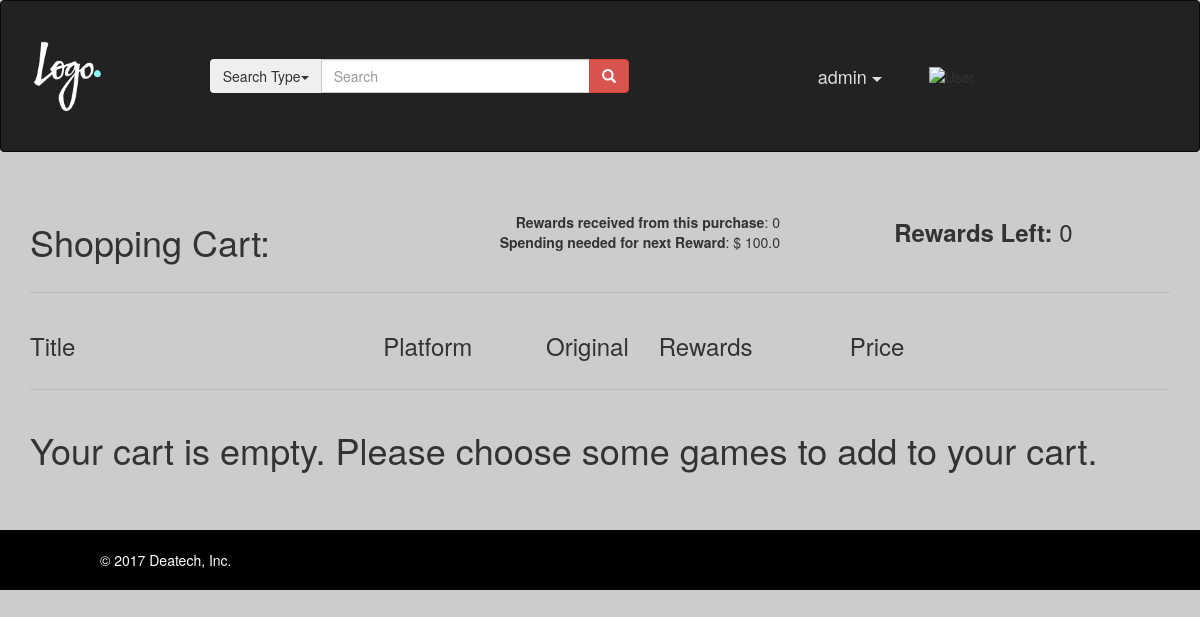
The page /cart/1/ (signed in) on the database as committed earlier.
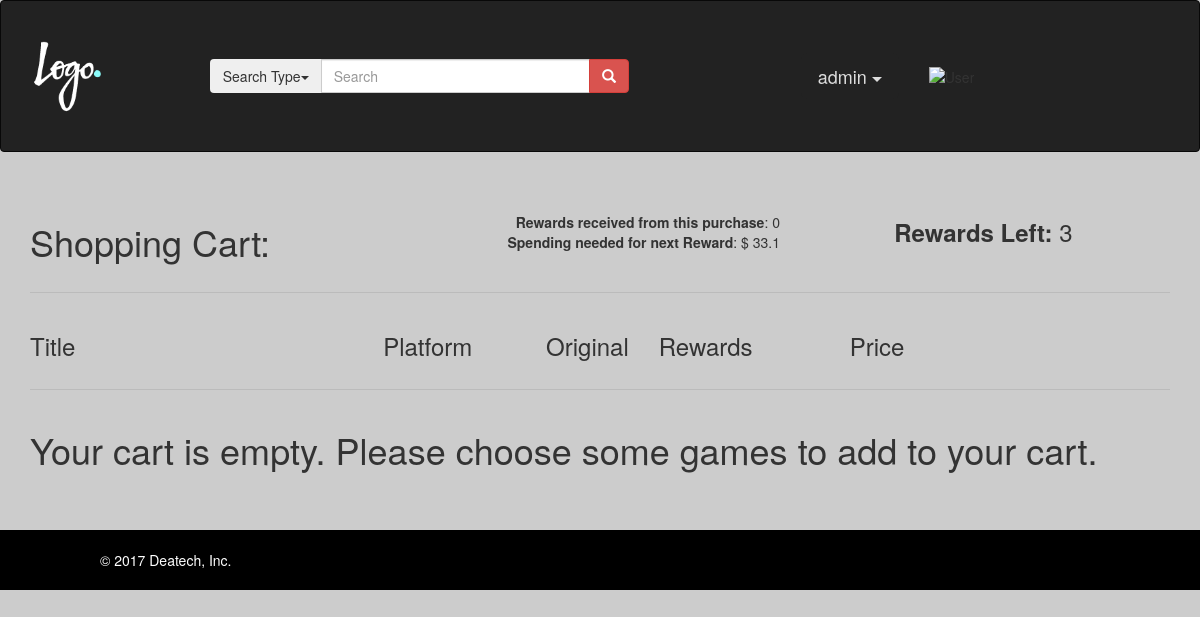
The same page on the database as committed later.
### fume/models.py (models this page shows, shortened)
class Member(AbstractBaseUser, PermissionsMixin):
    objects=UserManager()
    username = models.CharField(max_length=30, unique=True)
    password = models.CharField(max_length=254)
    email = models.EmailField(unique=True)
    screen_name = models.CharField(max_length=30, default='Unnamed')
    avatar = models.ImageField(upload_to=avatar_handler, null=True, blank=True)
    acc_spending = models.FloatField(default=0.0)
    is_active = models.BooleanField(default=True)
    is_staff = models.BooleanField(default=False)
    last_login = models.DateTimeField('Date/time of last login', null=True, blank=True)
    date_joined = models.DateTimeField('Date/time of registration', default=timezone.now)
    REQUIRED_FIELDS = ['email']
    USERNAME_FIELD = 'username'
    PASSWORD_FIELD = 'password'
    EMAIL_FIELD = 'email'
    def get_reward_count(self):
        return self.reward_set.filter(Q(status='act')|Q(status='car')).count()
    def get_needed_spending(self):
        return round(float(reward_threshold) - self.acc_spending, 1)

### vapoursite/views.py (the view, shortened to what this page needs)
# urls.py: url(r'^cart/(?P<member_id>\d+)/', cart_view, name='cart'),
def cart_view(request, member_id):
    user = request.user
    cart = Transaction.objects.filter(member=user).filter(is_purchased=False)
    reward_threshold = 100.0
    reward_total = 0
    total_pre_reward = 0.0
    total_post_reward = 0.0
    for entry in cart:
        reward_total += entry.rewards_used
        total_pre_reward += entry.price
        total_post_reward += entry.get_discount_price()
    reward_received = int(total_post_reward / reward_threshold)
    template = loader.get_template('vapoursite/cart.html')
    context = {
        'user': user,
        'cart': cart,
        'pretotal': total_pre_reward,
        'postotal': total_post_reward,
        'reward_tot': reward_total,
        'reward_rcv': reward_received,
    }
    return HttpResponse(template.render(context, request))

### templates/vapoursite/cart.html (shortened to what this page needs)
{% load staticfiles %}
<!DOCTYPE html>
<html lang="en">
     <head>
        <link rel="stylesheet" href="https://maxcdn.bootstrapcdn.com/bootstrap/3.3.7/css/bootstrap.min.css">
        <link href="{% static '/style/main.css' %}" rel="stylesheet">
        <link href="{% static '/style/game.css' %}" rel="stylesheet">
     </head>
     <body>
        <nav class="navbar navbar-inverse">
            <div class="container">
                <div class="navbar-header vcenter">
                    <div class="row vcenter">
                        <div class="col-md-2">
                            <a href="/">
                                <img alt="Fume Community Platform" src="{% static '/sample/logo.png' %}" width="50%" position="relative">
                            </a>
                        </div>
                        <div class="col-md-5">
                            <div class="input-group">
                                <span class="dropdown-search input-group-btn">
                                    <button class="btn dropdown-toggle" type="button" id="dropdownMenu1" data-toggle="dropdown" aria-haspopup="true" aria-expanded="true">
                                        Search Type<span class="caret"></span>
                                    </button>
                                </span>
                                <input type="text" class="search-query form-control" placeholder="Search" />
                                <span class="input-group-btn">
                                    <button id="search-button" class="btn btn-danger" type="button">
                                        <span class="glyphicon glyphicon-search"></span>
                                    </button>
                                </span>
                            </div>
                        </div>
                        {% if not user.is_authenticated %}
                        <div class="col-md-5">
                            <ul class="nav navbar-nav navbar-right">
                                <li><a href="/register/"><span class="glyphicon glyphicon-user"></span> Sign Up</a></li>
                                <li><a href="/login/"><span class="glyphicon glyphicon-log-in"></span> Login</a></li>
                                <li><a href="{% url 'social:begin' 'github' %}?next={{ request.path }}"><span class="glyphicon glyphicon-log-in"></span> Login with GitHub</a></li>
                            </ul>
                        </div>
                        {% else %}
                        <div class="col-md-1"></div>
                        <div class="col-md-2">
                            <div class="dropdown user-options">
                                <button class="btn dropdown-toggle btn-lg" type="button" data-toggle="dropdown" aria-haspopup="true" aria-expanded="true">
                                    {{ user.username }}
                                    <span class="caret"></span>
                                </button>
                            </div>
                        </div>
                        <div class="col-md-2 avatar">
                            {% if user.avatar != '' %}
                            <img alt="User" src="{{ user.avatar }}">
                            {% else %}
                            <img alt="User" src="{% static '/sample/avatar.jpg' %}">
                            {% endif %}
                        </div>
                        {% endif %}
                    </div>
                </div>
            </div>
        </nav>
        {% if not user.is_authenticated %}
        <h1>Log in or Register with the Fume Community Platform to purchase games!</h1>
        {% else %}
        <div class="container game-short">
            <div class="row vcenter">
                    <div class="col-md-3">
                         <h1>Shopping Cart:</h1>
                    </div>
                    <div class="col-md-5">
                         <p align="right">
                              <b>Rewards received from this purchase</b>: {{ reward_rcv }}<br>
                              <b>Spending needed for next Reward</b>: $ {{ user.get_needed_spending }}
                         </p>
                    </div>
                    <div class="col-md-3">
                         <p align="right">
                              <font size="5"><b>Rewards Left: </b>{{ user.get_reward_count }}</font>
                         </p>
                    </div>
                    <div class="col-md-1">
                    </div>
               </div>
               <hr>
               <div class="row vcenter">
                    <div class="col-md-4">
                         <h3>Title</h3>
                    </div>
                    <div class="col-md-1">
                         <h3>Platform</h3>
                    </div>
                    <div class="col-md-2">
                         <h3 align="right">Original</h3>
                    </div>
                    <div class="col-md-1">
                         <h3>Rewards</h3>
                    </div>
                    <div class="col-md-2">
                         <h3 align="right">Price</h3>
                    </div>
                    <div class="col-md-3"></div>
                </div>
                <hr>
            {% if cart %}
                {% for entry in cart %}
                   <div class="row vcenter">
                        <div class="col-md-4">
                             <a href="/game/{{ entry.game.id }}/">
                                  <p>{{ entry.game.title }}</p>
                             </a>
                        </div>
                        <div class="col-md-1">
                             <p>{{ entry.platform }}</p>
                        </div>
                        <div class="col-md-2">
                             <p align="right">${{ entry.price }}</p>
                        </div>
                        <div class="col-md-1">
                             <p align="right">{{ entry.rewards_used }}</p>
                        </div>
                        <div class="col-md-2">
                             <p align="right">${{ entry.get_discount_price }}</p>
                        </div>
                        <div class="col-md-1">
                            <form method='post' action=''>{% csrf_token %}
                                <div class="user-options">
                                    <button class="btn" type="submit" value="{{ entry.id }}" name="addReward">Add</button>
                                </div>
                            </form>
                        </div>
                        <div class="col-md-1">
                            <form method='post' action=''>{% csrf_token %}
                                <div class="user-options">
                                    <button class="btn" type="submit" value="{{ entry.id }}" name="removeReward">Remove</button>
                                </div>
                            </form>
                        </div>
                        <div class="col-md-1">
                        <a href="/cart/delete/{{ entry.id }}/">
                            <span class="glyphicon glyphicon-remove"/>
                        </a>
                        </div>
                   </div>
                   <hr>
                {% endfor %}
            <div class="row vcenter">
                <div class="col-md-5"></div>
                <div class="col-md-2">
                    <h4 align="center"><b>$ {{ pretotal }}</b></h4>
                </div>
                <div class="col-md-1">
                    <h4 align="left"><b>{{ reward_tot }}</b></h4>
                </div>
                <div class="col-md-2">
                    <h2 align="left"><b>$ {{ postotal }}</b></h2>
                </div>
                <div class="col-md-2"></div>
            </div>
            <div class="row vcenter">
                <div class="col-md-1">
                    <div class="user-options">
                        <form method="post" action="/cart/empty/">{% csrf_token %}
                            <button class="btn btn-lg" type="submit">Empty Cart</button>
                        </form>
                    </div>
                </div>
                <div class="col-md-7"></div>
                <div class="col-md-3">
                    <div class="user-options">
                        <form method="post" action="/cart/checkout/">{% csrf_token %}
                            <button class="btn btn-lg" type="submit">Checkout</button>
                        </form>
                    </div>
                </div>
                <div class="col-md-1"></div>
               </div>
            {% else %}
                <div class="row vcenter">
                    <div class="col-md-12">
                        <h1>Your cart is empty. Please choose some games to add to your cart.</h1>
                     </div>
                </div>
            {% endif %}
            </div>
        {% endif %}
        <footer>
            <p>&copy; 2017 Deatech, Inc.</p>
        </footer>
    </body>
</html>

### static/style/main.css (style rules this page uses)
html { position: relative; min-height: 100%; }
body { background-color: #ccc; margin: 0; padding: 0; }
.vcenter { display: flex; align-items: center; }
.navbar-header { position: relative; height: 150px; }
.user-options { color: #ddd; text-align: right; }
.user-options button { background-color: #222; }
.avatar img { height: 120px; position: relative; text-align: right; }
hr { border-color: #bbb; }
footer { position: relative; width: 100%; height: 60px; color: white; background-color: black; text-align: left; padding-top: 20px; padding-left: 100px; }
.game-short { margin-top: 50px; margin-bottom: 50px; }

Rows that differ between the two databases and show on the page:
changed Member "admin": get_needed_spending "100.0" → "33.1"; get_reward_count "0" → "3"
